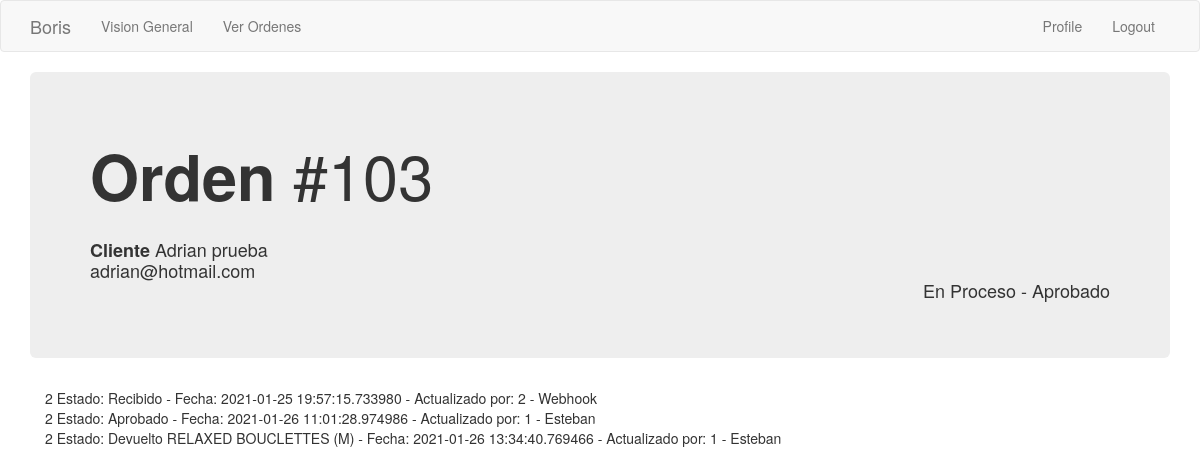
The page /historia_orden/2 (signed in) on the database its author committed.
### app/models.py (models this page shows, shortened)
class Order_header(db.Model):
    id = db.Column(db.Integer, primary_key=True)
    order_number = db.Column(db.Integer, index=True)
    order_id_anterior = db.Column(db.Integer)
    creation_date = db.Column(db.String(35), index=True)
    last_update_date = db.Column(db.String(35))
    payment_method = db.Column(db.String(10))
    payment_card = db.Column(db.String(10))
    courier_order_id = db.Column(db.String(64), index=True)
    status = db.Column(db.String(15))
    sub_status = db.Column(db.String(15))
    customer_address = db.Column(db.String(64))
    customer_number = db.Column(db.String(10))
    customer_floor = db.Column(db.String(10))
    customer_zipcode = db.Column(db.String(8))
    customer_locality = db.Column(db.String(64))
    customer_city = db.Column(db.String(64))
    customer_province = db.Column(db.String(64))
    customer_country = db.Column(db.String(64))
    detalle = db.relationship('Order_detail', backref='productos', lazy='dynamic')
    transaction = db.relationship('Transaction_log', backref='transaccion', lazy='dynamic')
    customer_id = db.Column(db.Integer, db.ForeignKey('customer.id'))
    store = db.Column(db.Integer, db.ForeignKey('company.store_id'))

class Customer(db.Model):
    id = db.Column(db.Integer, primary_key=True)
    platform = db.Column(db.String(64), index=True)
    name = db.Column(db.String(64), index=True)
    email = db.Column(db.String(120), index=True, unique=True)
    phone = db.Column(db.String(15))
    orders = db.relationship('Order_header', backref='buyer', lazy='dynamic')

class Transaction_log(db.Model):
    id = db.Column(db.Integer, primary_key=True)
    sub_status = db.Column(db.String(15))
    fecha = db.Column(db.DateTime, default=datetime.utcnow)
    username = db.Column(db.String(64))
    order_id = db.Column(db.Integer, db.ForeignKey('order_header.id'))
    user_id = db.Column(db.Integer, db.ForeignKey('user.id'))

### app/main/routes.py (the view)
@bp.route('/historia_orden/<orden_id>', methods=['GET', 'POST'])
@login_required
def historia_orden(orden_id):
    orden = Order_header.query.filter_by(id=orden_id).first()
    historia = Transaction_log.query.filter_by(order_id=orden_id).all()
    return render_template('historia_orden.html', orden=orden, historia=historia, customer=orden.buyer)

### app/main/routes.py (called while the page is built)
@bp.before_app_request
def before_request():
    if current_user.is_authenticated:
        current_user.last_seen = datetime.utcnow()
        db.session.commit()

### app/models.py (called while the page is built)
@login.user_loader
def load_user(id):
    return User.query.get(int(id))

### app/templates/historia_orden.html
{% extends "base.html" %}
{% block app_content %}
    <div class='jumbotron'>
        <h1>
            <strong>Orden </strong>#{{orden.order_number}}
        </h1>
        <h4>
            <br> <strong> Cliente </strong>{{customer.name}}
            <br>         {{customer.email}}
            <div class="text-right"> {{orden.status}} - {{orden.sub_status}} </div>
        </h4>
    </div>
    <div class='container'>
        {% for i in historia %}
            {{i.order_id}}
            Estado: {{i.sub_status}} -
            Fecha: {{i.fecha}} -
            Actualizado por: {{i.user_id}} - {{i.username}}
            <br>
        {% endfor %}
    </div>
{% endblock %}

### rows shown on the page
Order_header: order_number "103", status "En Proceso", sub_status "Aprobado"
Customer: name "Adrian prueba", email "adrian@hotmail.com"
Transaction_log: order_id "2", sub_status "Recibido", fecha "2021-01-25 19:57:15.733980", user_id "2", username "Webhook"
Transaction_log: order_id "2", sub_status "Aprobado", fecha "2021-01-26 11:01:28.974986", user_id "1", username "Esteban"
Transaction_log: order_id "2", sub_status "Devuelto RELAXED BOUCLETTES (M)", fecha "2021-01-26 13:34:40.769466", user_id "1", username "Esteban"

### other values the page prints
{{ 'Logout' }} "Logout"
